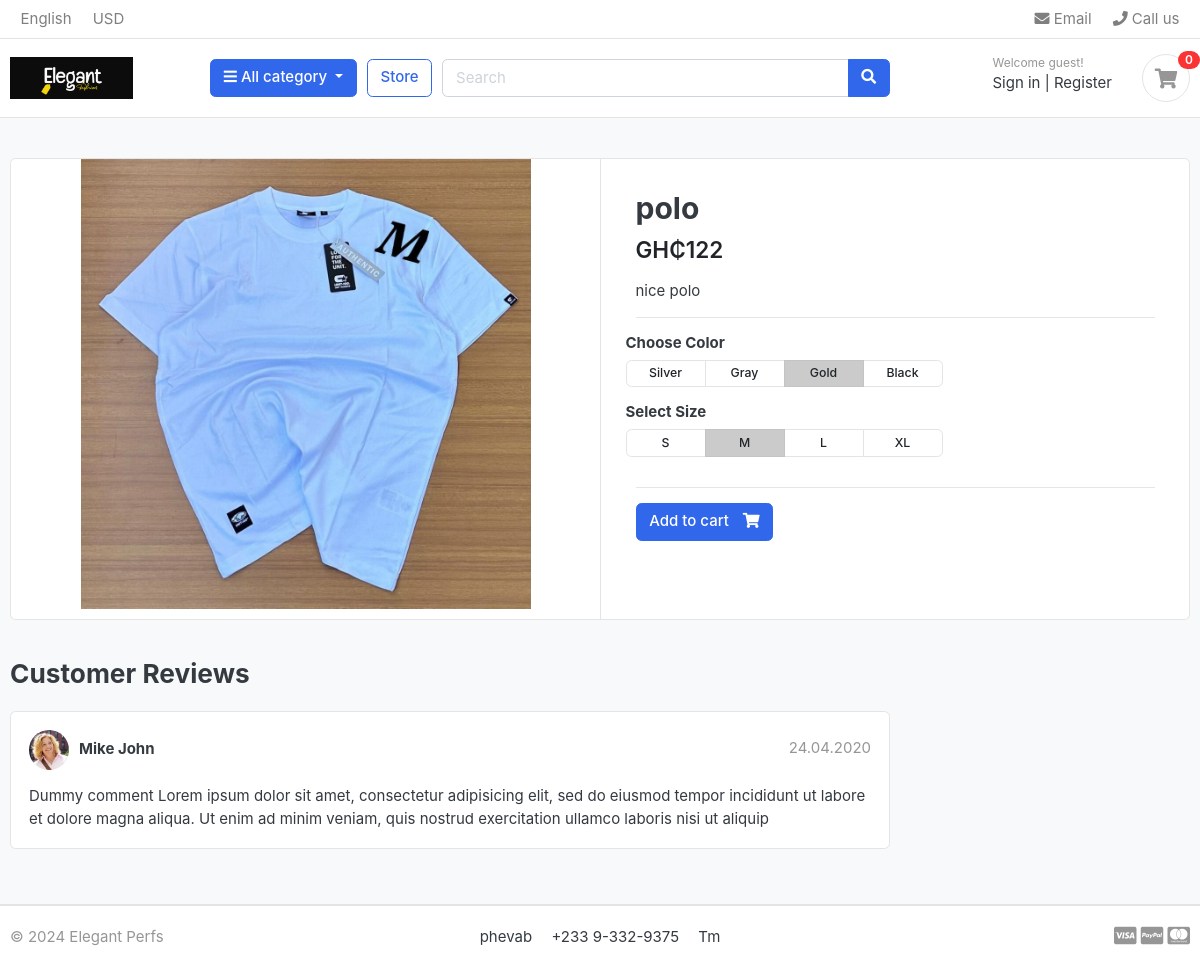
Screenshot of /store/apparel/polo/ with the database file from the repository.
### store/models.py (models this page shows, shortened)
class Product(models.Model):
    product_name = models.CharField(max_length=200, unique=True)
    slug = models.SlugField(max_length=200, unique=True)
    description = models.TextField(max_length=200, unique=True)
    price = models.IntegerField()
    old_price = models.IntegerField(null=True)
    images = models.ImageField(upload_to='photos/products')
    is_available = models.BooleanField(default=True)
    category = models.ForeignKey(Category, on_delete=models.CASCADE )
    stock = models.PositiveIntegerField(default=0)
    created_date = models.DateTimeField(auto_now_add=True)
    modified_date = models.DateTimeField(auto_now=True)

### store/views.py (the view)
# urls.py: path('<slug:category_slug>/<slug:product_slug>/',views.product_detail, name='product_detail'),
def product_detail(request, category_slug, product_slug):
    try:
        single_product = Product.objects.get(category__slug=category_slug, slug=product_slug)
        in_cart = CartItem.objects.filter(cart__cart_id = _cart_id(request), product=single_product).exists()
    except Exception as e:
        raise e
    context={
        'single_product':single_product,
        'in_cart' : in_cart
    }
    return render(request, 'product_detail.html', context)

### carts/context_processors.py (called while the page is built)
def counter(request):
    cart_count = 0
    if 'admin' in request.path:
        return{}
    else:
        try:
            cart = Cart.objects.filter(cart_id = _cart_id(request))
            cart_items = CartItem.objects.all().filter(cart=cart[:1])
            for cart_item in cart_items:
                cart_count = cart_count + cart_item.quantity
        except Cart.DoesNotExist:
            cart_count = 0
    return dict(cart_count=cart_count)

### carts/views.py (called while the page is built)
def _cart_id(request):
    cart = request.session.session_key
    if not cart:
        cart = request.session.create()
    return cart

### category/context_processors.py (called while the page is built)
def menu_links(request):
    links = Category.objects.all()
    return dict(links=links)

### category/models.py (called while the page is built)
    def get_url(self):
        return reverse('products_by_category',args=[self.slug])

### templates/product_detail.html
{% extends 'base.html' %} {% load static %} {% block content %}
<section class="section-content padding-y bg">
  <div class="container">
    <div class="card">
      <div class="row no-gutters">
        <aside class="col-md-6">
          <article class="gallery-wrap">
            <div class="img-big-wrap">
              <a href="{{product.get_url}}">
                <img src="{{single_product.images.url}}" />
              </a>
            </div>
          </article>
        </aside>
        <main class="col-md-6 border-left">
          <article class="content-body">
            <h2 class="title">{{single_product.product_name}}</h2>
            <div class="mb-3">
              <var class="price h4">GH₵{{single_product.price}}</var>
            </div>
            <p>{{single_product.description}}</p>
            <hr />
            <div class="row">
              <div class="item-option-select">
                <h6>Choose Color</h6>
                <div
                  class="btn-group btn-group-sm btn-group-toggle"
                  data-toggle="buttons"
                >
                  <label class="btn btn-light">
                    <input type="radio" name="radio_color" /> Silver
                  </label>
                  <label class="btn btn-light">
                    <input type="radio" name="radio_color" /> Gray
                  </label>
                  <label class="btn btn-light active">
                    <input type="radio" name="radio_color checked" /> Gold
                  </label>
                  <label class="btn btn-light">
                    <input type="radio" name="radio_color" /> Black
                  </label>
                </div>
              </div>
            </div>
            <div class="row">
              <div class="item-option-select">
                <h6>Select Size</h6>
                <div
                  class="btn-group btn-group-sm btn-group-toggle"
                  data-toggle="buttons"
                >
                  <label class="btn btn-light">
                    <input type="radio" name="radio_color" /> S
                  </label>
                  <label class="btn btn-light active">
                    <input type="radio" name="radio_color" checked /> M
                  </label>
                  <label class="btn btn-light">
                    <input type="radio" name="radio_color" /> L
                  </label>
                  <label class="btn btn-light">
                    <input type="radio" name="radio_color" /> XL
                  </label>
                </div>
              </div>
            </div>
            <hr />
            {% if single_product.stock <= 0 %}
            <h5 class="text-danger">Out Of stalk</h5>
            {% else %} {% if in_cart %}
            <a href="#" class="btn btn-success">
              <span class="text">Added to Cart</span>
              <i class="fas fa-check"></i>
            </a>
            <a href="{% url 'cart' %}" class="btn btn-outline-primary">
              <span class="text">View Cart</span>
              <i class="fas fa-eye"></i>
            </a>
            {% else %}
            <a
              href="{% url 'add_cart' single_product.id %}"
              class="btn btn-primary"
            >
              <span class="text">Add to cart</span>
              <i class="fas fa-shopping-cart"></i>
            </a>
            {% endif %} {% endif %}
          </article>
        </main>
      </div>
    </div>
    <br />
    <div class="row">
      <div class="col-md-9">
        <header class="section-heading">
          <h3>Customer Reviews</h3>
        </header>
        <article class="box mb-3">
          <div class="icontext w-100">
            <img
              src="{% static './images/avatars/avatar1.jpg' %}"
              class="img-xs icon rounded-circle"
            />
            <div class="text">
              <span class="date text-muted float-md-right">24.04.2020 </span>
              <h6 class="mb-1">Mike John</h6>
            </div>
          </div>
          <div class="mt-3">
            <p>
              Dummy comment Lorem ipsum dolor sit amet, consectetur adipisicing
              elit, sed do eiusmod tempor incididunt ut labore et dolore magna
              aliqua. Ut enim ad minim veniam, quis nostrud exercitation ullamco
              laboris nisi ut aliquip
            </p>
          </div>
        </article>
      </div>
    </div>
  </div>
</section>
{% endblock %}

### static/css/ui.css (style rules this page uses)
html { font-family: "Inter", sans-serif; font-size: 15px; }
.content-body { flex: 1 1 auto; padding: 2rem 2.3rem; }
.img-xs, .img-sm, .img-md, .img-lg { -o-object-fit: cover; object-fit: cover; flex-shrink: 0; flex-grow: 0; }
.img-xs { width: 40px; height: 40px; }
.padding-y { padding-top: 40px; padding-bottom: 40px; }
var { font-style: normal; }
article:after, .form-group:after { display: block; clear: both; content: ""; }
.bg { background-color: #f8f9fa; }
.section-heading { margin-bottom: 20px; margin-top: 15px; }
p:last-child { margin-bottom: 0; }
.btn-light { background-color: #fff; border-color: #e4e4e4; }
.btn .text + i { margin-left: 10px; }
.icontext { display: inline-flex; align-items: center; vertical-align: middle; }
.icontext .text { width: 100%; line-height: 1.2; }
.icontext .icon { position: relative; margin-right: 10px; flex-shrink: 0; flex-grow: 0; }
.price { font-weight: 600; color: #212529; }
.box { padding: 18px; background: #fff; border-radius: 0.37rem; border: 1px solid #e4e4e4; }
.box img { max-width: 100%; }
.gallery-wrap .img-big-wrap { margin-bottom: 10px; border-radius: 0.37rem; overflow: hidden; background-color: #fff; }
.gallery-wrap .img-big-wrap a { text-align: center; display: block; }
.gallery-wrap .img-big-wrap img { height: 450px; width: auto; display: inline-block; }
.item-option-select { margin-bottom: 1rem; display: inline-block; margin-right: 15px; }
.item-option-select .btn { min-width: 80px; }

### rows the page displays
Product: images (picture), product_name "polo", price "122", description "nice polo"

### other values shown
{{ cart_count }} "0"
